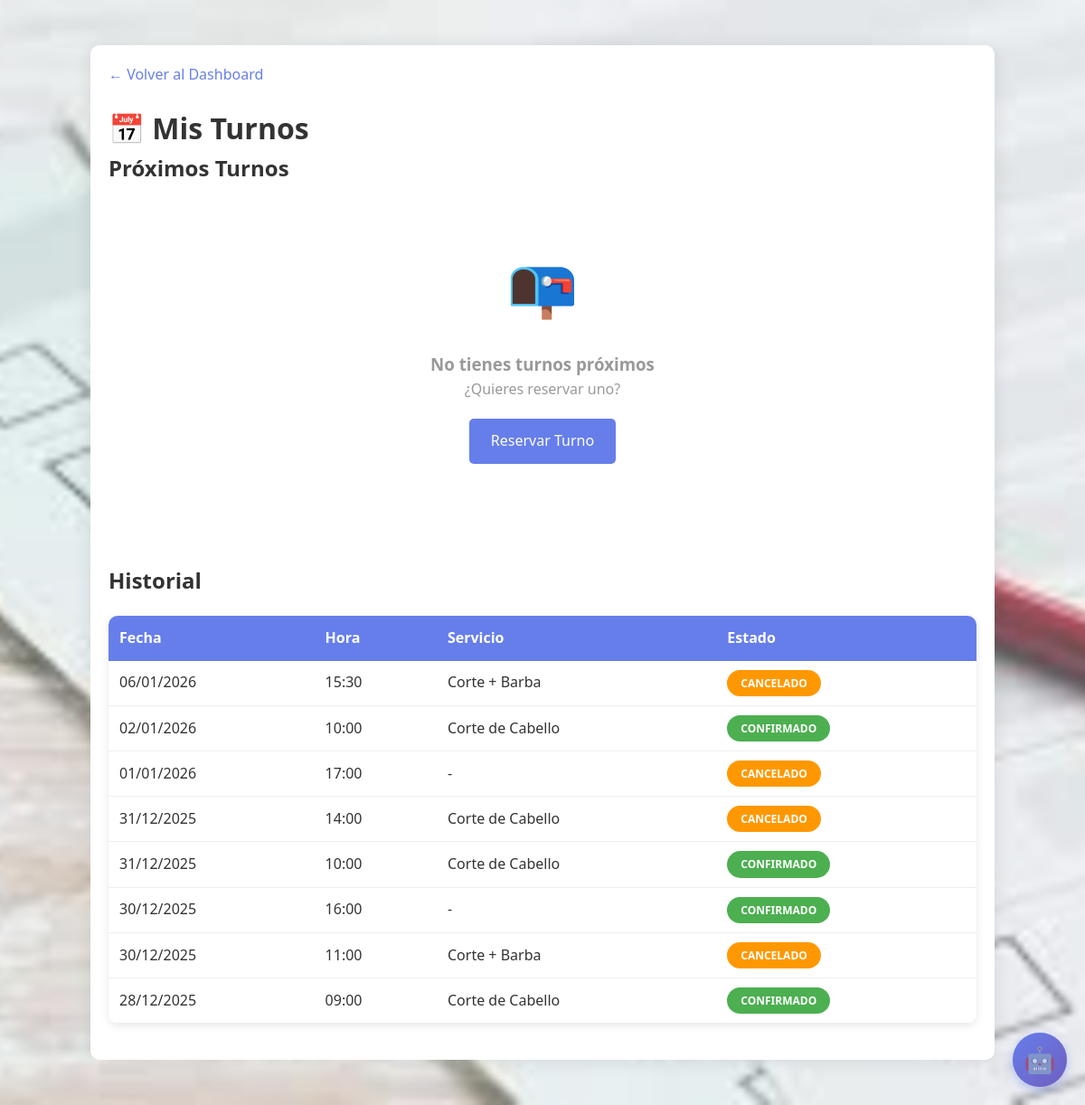
Page /mis-turnos.php (signed in) on the committed database.
### tables this page shows
CREATE TABLE `turnos` (
  `id` int NOT NULL AUTO_INCREMENT,
  `usuario_id` int DEFAULT NULL,
  `servicio_id` int DEFAULT NULL,
  `fecha` date NOT NULL,
  `hora` time NOT NULL,
  `duracion` int NOT NULL DEFAULT '30',
  `estado` enum('pendiente','confirmado','cancelado','asistido','no_asistio') NOT NULL DEFAULT 'pendiente',
  `notas` text,
  `creado_en` timestamp NOT NULL DEFAULT CURRENT_TIMESTAMP,
  `actualizado_en` timestamp NULL DEFAULT NULL ON UPDATE CURRENT_TIMESTAMP,
  `recordatorio_enviado` tinyint(1) DEFAULT '0',
  `confirmado_por_usuario` tinyint(1) DEFAULT '0',
  PRIMARY KEY (`id`),
  KEY `idx_turnos_fecha` (`fecha`),
  KEY `idx_turnos_estado` (`estado`),
  KEY `idx_turnos_usuario` (`usuario_id`),
  KEY `idx_turnos_servicio` (`servicio_id`),
  KEY `idx_turnos_hora` (`hora`),
  KEY `idx_turnos_fecha_hora` (`fecha`,`hora`),
  CONSTRAINT `fk_turnos_servicio` FOREIGN KEY (`servicio_id`) REFERENCES `servicios` (`id`) ON DELETE SET NULL ON UPDATE CASCADE,
  CONSTRAINT `fk_turnos_usuario` FOREIGN KEY (`usuario_id`) REFERENCES `usuarios` (`id`) ON DELETE SET NULL ON UPDATE CASCADE
);

CREATE TABLE `servicios` (
  `id` int NOT NULL AUTO_INCREMENT,
  `nombre` varchar(100) NOT NULL,
  `descripcion` text,
  `precio` decimal(10,2) DEFAULT '0.00',
  `duracion` int NOT NULL DEFAULT '30',
  `max_cupos` int NOT NULL DEFAULT '1',
  `activo` tinyint(1) DEFAULT '1',
  `creado_en` timestamp NOT NULL DEFAULT CURRENT_TIMESTAMP,
  `actualizado_en` timestamp NULL DEFAULT NULL ON UPDATE CURRENT_TIMESTAMP,
  PRIMARY KEY (`id`)
);

### mis-turnos.php (the view, shortened to what this page needs)
<?php
require_once 'inc/branding.php';
$usuario = $_SESSION['usuario'];
$sql = "SELECT t.*, s.nombre as servicio_nombre, s.precio, s.duracion as servicio_duracion
        FROM turnos t
        LEFT JOIN servicios s ON t.servicio_id = s.id
        WHERE t.usuario_id = ?
        AND t.estado IN ('confirmado', 'pendiente')
        AND t.fecha >= CURDATE()
        ORDER BY t.fecha ASC, t.hora ASC
        LIMIT 10";
$stmt = $pdo->prepare($sql);
$stmt->execute([$usuario['id']]);
$turnos = $stmt->fetchAll(PDO::FETCH_ASSOC);
$sql = "SELECT t.*, s.nombre as servicio_nombre
        FROM turnos t
        LEFT JOIN servicios s ON t.servicio_id = s.id
        WHERE t.usuario_id = ?
        AND (t.fecha < CURDATE() OR t.estado IN ('cancelado', 'completado', 'no_show'))
        ORDER BY t.fecha DESC, t.hora DESC
        LIMIT 20";
$stmt = $pdo->prepare($sql);
$stmt->execute([$usuario['id']]);
$historial = $stmt->fetchAll(PDO::FETCH_ASSOC);
?>
<!DOCTYPE html>
<html lang="es">
<head>
    <link rel="stylesheet" href="css/styles.css">
</head>
<body>
    <div class="container">
        <a href="dashboard.php" class="back-link">← Volver al Dashboard</a>
        <h1>📅 Mis Turnos</h1>
        <h2>Próximos Turnos</h2>
        <?php if (count($turnos) > 0): ?>
            <?php foreach ($turnos as $turno): ?>
            <div class="turno-card">
                <div class="turno-header">
                    <div class="turno-fecha">
                        📅 <?= date('d/m/Y', strtotime($turno['fecha'])) ?>
                        a las <?= date('H:i', strtotime($turno['hora'])) ?>
                    </div>
                    <span class="badge badge-<?= $turno['estado'] ?>">
                        <?= strtoupper($turno['estado']) ?>
                    </span>
                </div>
                <div class="turno-info">
                    <div class="info-item">
                        <span>💼</span>
                        <div>
                            <strong>Servicio:</strong><br>
                            <?= htmlspecialchars($turno['servicio_nombre'] ?? 'Sin especificar') ?>
                        </div>
                    </div>
                    <div class="info-item">
                        <span>⏱️</span>
                        <div>
                            <strong>Duración:</strong><br>
                            <?= $turno['duracion'] ?> minutos
                        </div>
                    </div>
                    <?php if ($turno['precio']): ?>
                    <div class="info-item">
                        <span>💰</span>
                        <div>
                            <strong>Precio:</strong><br>
                            $<?= number_format($turno['precio'], 2) ?>
                        </div>
                    </div>
                    <?php endif; ?>
                </div>
                <?php if ($turno['notas']): ?>
                <div style="padding: 10px; background: #f5f5f5; border-radius: 5px; margin-top: 10px;">
                    <strong>Notas:</strong> <?= htmlspecialchars($turno['notas']) ?>
                </div>
                <?php endif; ?>
                <?php if ($turno['estado'] === 'confirmado'): ?>
                <form method="post" action="cancelar_turno.php" style="margin-top: 15px;"
                      onsubmit="return confirm('¿Estás seguro de cancelar este turno?')">
                    <input type="hidden" name="turno_id" value="<?= $turno['id'] ?>">
                    <button type="submit" class="btn-cancelar">Cancelar Turno</button>
                </form>
                <?php endif; ?>
            </div>
            <?php endforeach; ?>
        <?php else: ?>
            <div class="empty-state">
                <div class="icon">📭</div>
                <h3>No tienes turnos próximos</h3>
                <p>¿Quieres reservar uno?</p>
                <a href="reservar.php" style="display: inline-block; margin-top: 20px; padding: 12px 24px; background: #667eea; color: white; text-decoration: none; border-radius: 5px;">
                    Reservar Turno
                </a>
            </div>
        <?php endif; ?>
        <h2 style="margin-top: 50px;">Historial</h2>
        <?php if (count($historial) > 0): ?>
        <table>
            <thead>
                <tr>
                    <th>Fecha</th>
                    <th>Hora</th>
                    <th>Servicio</th>
                    <th>Estado</th>
                </tr>
            </thead>
            <tbody>
                <?php foreach ($historial as $turno): ?>
                <tr>
                    <td><?= date('d/m/Y', strtotime($turno['fecha'])) ?></td>
                    <td><?= date('H:i', strtotime($turno['hora'])) ?></td>
                    <td><?= htmlspecialchars($turno['servicio_nombre'] ?? '-') ?></td>
                    <td>
                        <span class="badge badge-<?= $turno['estado'] ?>">
                            <?= strtoupper($turno['estado']) ?>
                        </span>
                    </td>
                </tr>
                <?php endforeach; ?>
            </tbody>
        </table>
        <?php else: ?>
        <p style="text-align: center; color: #999; padding: 20px;">Sin historial</p>
        <?php endif; ?>
    </div>
    <?php
    include 'inc/chatbot_widget.php';
    ?>
</body>
</html>

### css/styles.css (style rules this page uses)
* { margin: 0; padding: 0; box-sizing: border-box; }
body { font-family: 'Segoe UI', Tahoma, Geneva, Verdana, sans-serif; background: linear-gradient(135deg, #667eea 0%, #764ba2 100%); color: #333; min-height: 100vh; line-height: 1.6; }
.container { max-width: 1200px; margin: 20px auto; padding: 20px; background: white; border-radius: 10px; box-shadow: 0 2px 20px rgba(0,0,0,0.1); }
a { color: #667eea; text-decoration: none; transition: color 0.3s; }
.back-link { display: inline-block; margin-bottom: 20px; }
table { width: 100%; border-collapse: collapse; margin: 20px 0; background: white; border-radius: 10px; overflow: hidden; box-shadow: 0 2px 10px rgba(0,0,0,0.1); }
th { background: #667eea; color: white; padding: 15px; text-align: left; font-weight: 600; }
td { padding: 12px 12px; border-bottom: 1px solid #eee; vertical-align: middle; }

### mis-turnos.php (style rules this page uses)
body { background: #f5f7fa; position: relative; }
body::before { content: ''; position: fixed; top: 0; left: 0; width: 100%; height: 100%; background-image: url('img/portada-1767467044.jpg'); background-size: cover; background-position: center; background-repeat: no-repeat; z-index: -2; }
body::after { content: ''; position: fixed; top: 0; left: 0; width: 100%; height: 100%; background: rgba(245, 255, 250, 0.3); backdrop-filter: blur(1px); z-index: -1; }
.container { max-width: 1000px; margin: 50px auto; padding: 20px; }
.back-link { display: inline-block; margin-bottom: 20px; color: #667eea; text-decoration: none; }
.badge { display: inline-block; padding: 5px 15px; border-radius: 20px; font-size: 12px; font-weight: bold; }
.badge-confirmado { background: #4CAF50; color: white; }
.badge-cancelado { background: #FF9800; color: white; }
.empty-state { text-align: center; padding: 60px 20px; color: #999; }
.empty-state .icon { font-size: 64px; margin-bottom: 20px; }
table { width: 100%; background: white; border-radius: 10px; overflow: hidden; box-shadow: 0 2px 10px rgba(0,0,0,0.1); margin-top: 20px; }
th { background: #667eea; color: white; padding: 12px; text-align: left; }
td { padding: 10px 12px; border-bottom: 1px solid #eee; }

### rows in the picture
turnos: fecha "06/01/2026", hora "15:30", servicio.nombre "Corte + Barba", estado "CANCELADO"
turnos: fecha "02/01/2026", hora "10:00", servicio.nombre "Corte de Cabello", estado "CONFIRMADO"
turnos: fecha "01/01/2026", hora "17:00", servicio_nombre "-", estado "CANCELADO"
turnos: fecha "31/12/2025", hora "14:00", servicio.nombre "Corte de Cabello", estado "CANCELADO"
turnos: fecha "31/12/2025", hora "10:00", servicio.nombre "Corte de Cabello", estado "CONFIRMADO"
turnos: fecha "30/12/2025", hora "16:00", servicio_nombre "-", estado "CONFIRMADO"
turnos: fecha "30/12/2025", hora "11:00", servicio.nombre "Corte + Barba", estado "CANCELADO"
turnos: fecha "28/12/2025", hora "09:00", servicio.nombre "Corte de Cabello", estado "CONFIRMADO"
